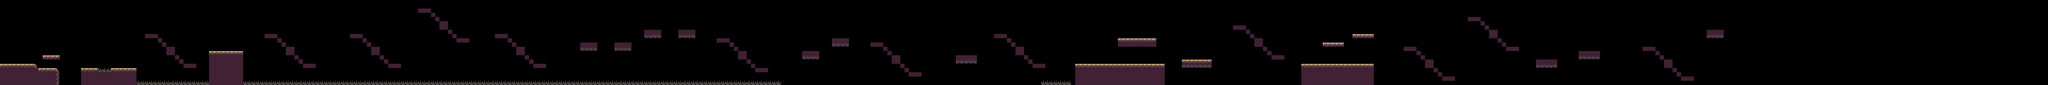

Rendered tile map (Tiled .tmx) drawn with the repository's tilesets; below, a short description and the map source with its tile grids summarised:
An orthogonal 480x20 tile map with 16x16 px tiles, 1 tile layer (Tile Layer 1).

<map version="1.0" orientation="orthogonal" renderorder="right-down" width="480" height="20" tilewidth="16" tileheight="16" nextobjectid="1">
 <tileset firstgid="1" name="Tileset" tilewidth="16" tileheight="16" tilecount="60" columns="10">
  <image source="Tileset.png" width="160" height="96" />
 </tileset>
 <layer name="Tile Layer 1" width="480" height="20">
  <data>[9600 cells, 821 non-empty, 6 distinct tile ids]</data>
 </layer>
</map>
